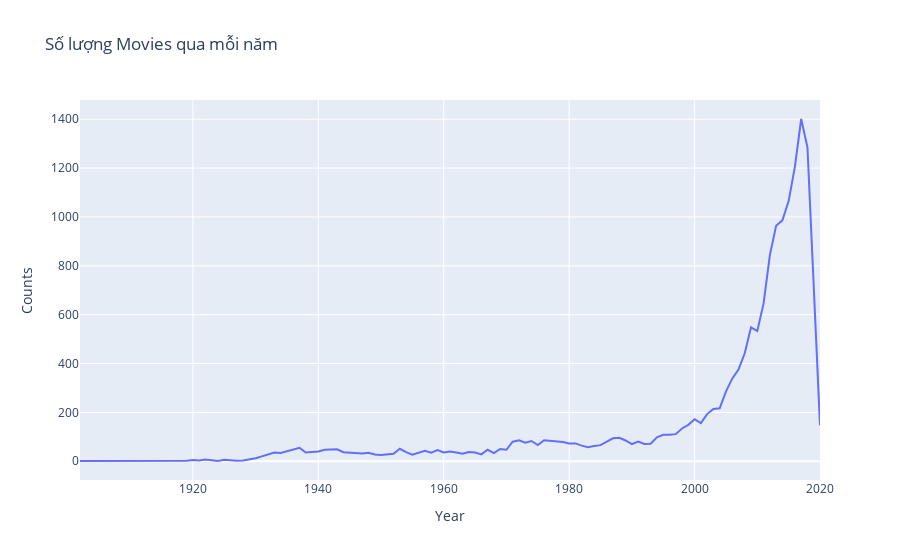

Notebook code cell kept with this figure:
### Markdown cell above
# 1

### Code cell
movies_per_year = df.groupby('Year').size().reset_index(name='Counts')

# Vẽ biểu đồ Line
fig = px.line(movies_per_year, x='Year', y='Counts', title='Số lượng Movies qua mỗi năm')
fig.show()

### Figure 1 — Plotly figure (JSON) as saved in the notebook; plotly's stock layout.template omitted (floating-point values rounded to 4 significant figures)
{"data": [{"hovertemplate": "Year=%{x}<br>Counts=%{y}<extra></extra>", "legendgroup": "", "line": {"color": "#636efa", "dash": "solid"}, "marker": {"symbol": "circle"}, "mode": "lines", "name": "", "orientation": "v", "showlegend": false, "type": "scatter", "x": [1902, 1912, 1913, 1915, 1916, 1917, 1918, 1919, 1920, 1921, 1922, 1923, 1924, 1925, 1926, 1927, 1928, 1929, 1930, 1931, 1932, 1933, 1934, 1935, 1936, 1937, 1938, 1939, 1940, 1941, 1942, 1943, 1944, 1945, 1946, 1947, 1948, 1949, 1950, 1951, 1952, 1953, 1954, 1955, 1956, 1957, 1958, 1959, 1960, 1961, 1962, 1963, 1964, 1965, 1966, 1967, 1968, 1969, 1970, 1971, 1972, 1973, 1974, 1975, 1976, 1977, 1978, 1979, 1980, 1981, 1982, 1983, 1984, 1985, 1986, 1987, 1988, 1989, 1990, 1991, 1992, 1993, 1994, 1995, 1996, 1997, 1998, 1999, 2000, 2001, 2002, 2003, 2004, 2005, 2006, 2007, 2008, 2009, 2010, 2011, 2012, 2013, 2014, 2015, 2016, 2017, 2018, 2019, 2020], "xaxis": "x", "y": [1, 1, 2, 4, 1, 1, 3, 2, 5, 3, 7, 3, 1, 6, 3, 2, 3, 6, 12, 20, 28, 36, 34, 40, 46, 55, 36, 38, 40, 47, 48, 49, 37, 35, 35, 32, 35, 28, 26, 27, 31, 51, 37, 27, 36, 43, 35, 46, 36, 40, 36, 31, 38, 36, 28, 47, 33, 50, 47, 80, 86, 76, 83, 66, 86, 83, 83, 79, 73, 73, 64, 57, 62, 66, 80, 94, 96, 85, 70, 81, 71, 72, 98, 108, 108, 111, 134, 149, 172, 156, 193, 214, 217, 285, 338, 375, 442, 548, 533, 645, 843, 964, 986, 1065, 1206, 1401, 1285, 689, 147], "yaxis": "y"}], "layout": {"legend": {"tracegroupgap": 0}, "title": {"text": "Số lượng Movies qua mỗi năm"}, "xaxis": {"anchor": "y", "domain": [0, 1], "title": {"text": "Year"}}, "yaxis": {"anchor": "x", "domain": [0, 1], "title": {"text": "Counts"}}}}
